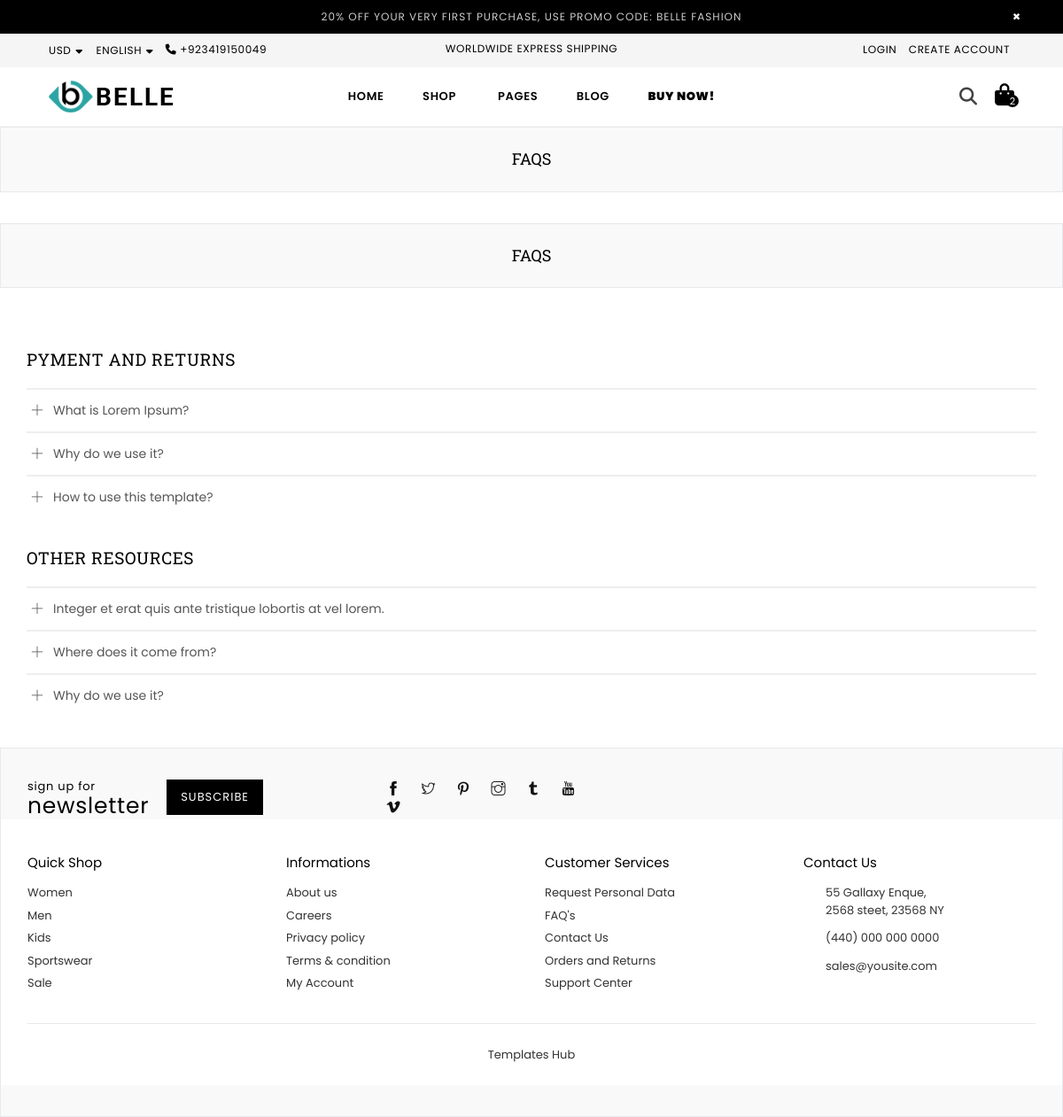
Page /faq on the earlier database version.
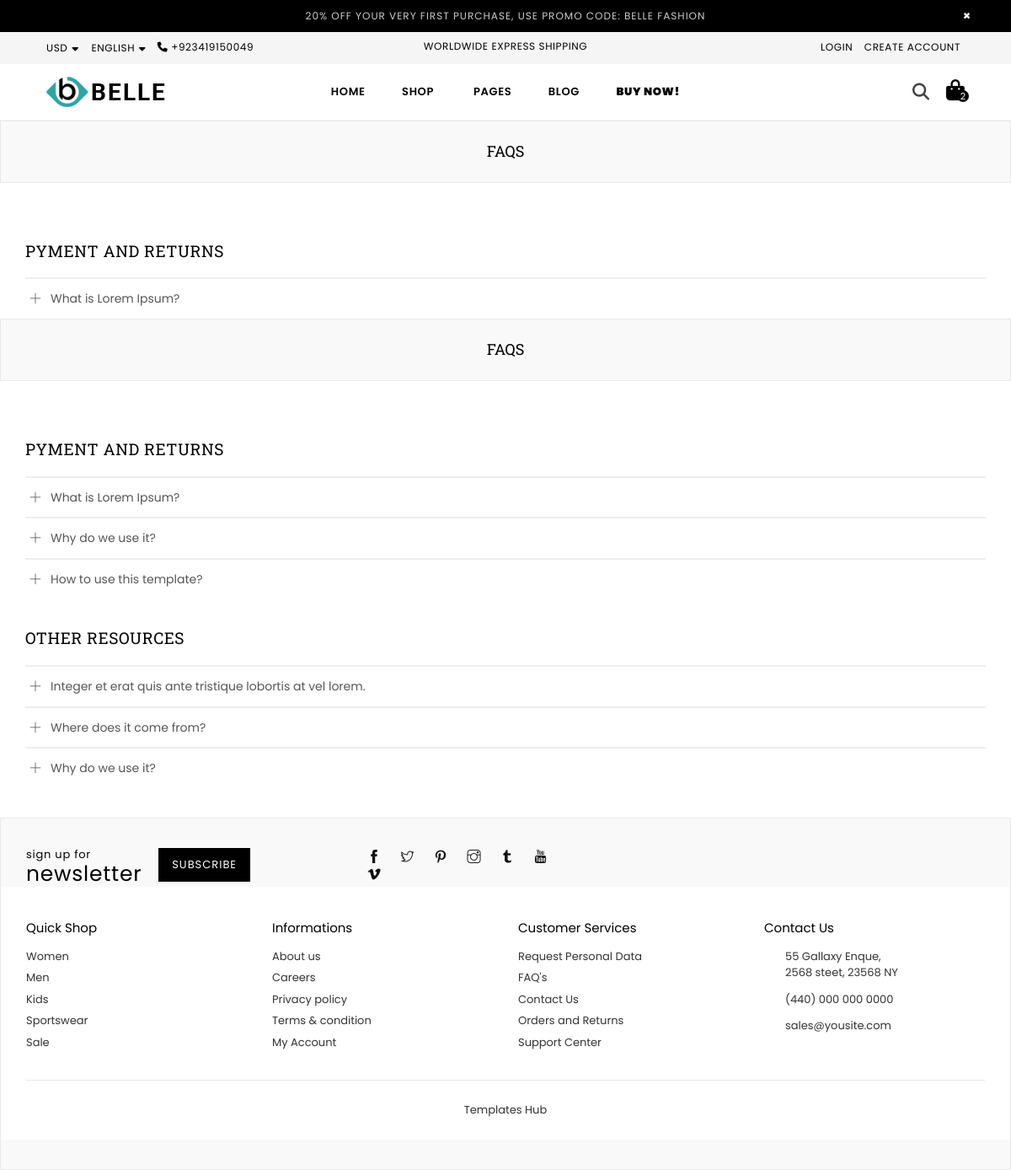
Same page on the later database version.
### app/models.py (models this page shows)
class FAQs(models.Model):
    title=models.CharField(max_length=100)
    question=models.CharField(max_length=50)
    answer=models.TextField()
    class Meta:
        verbose_name = "FAQ"  # Correct singular form
        verbose_name_plural = "fAQs"  # Correct plural form

### app/views.py (the view)
# urls.py: path("faq",views.FAQ,name="faq"),
def FAQ(request):
    faq=FAQs.objects.all()
    context={"faq":faq}
    return render(request, 'app/Faqs.html', context)

### app/templates/app/Faqs.html (shortened to what this page needs)
{% extends "base.html" %} {% load static %} {% block title %} BELLE | SHOP {% endblock title %} {% block content %}
<div id="page-content">
    <div class="page section-header text-center">
        <div class="page-title">
            <div class="wrapper"><h1 class="page-width">FAQs</h1></div>
          </div>
    </div>
    <div class="container">
        {% for i  in faq %}
        <div class="row">
            <div class="col-12 col-sm-12 col-md-12 col-lg-12 main-col">
                <div id="accordionExample">
                    <h2 class="title h2">{{i.title}}</h2>
                    <div class="faq-body">
                        <h4 class="panel-title" data-toggle="collapse" data-target="#collapseOne" aria-expanded="false" aria-controls="collapseOne">{{i.question}}</h4>
                    </div>
                </div>
               </div>
        </div>
        {% endfor %}
    </div>
</div>
{% endblock content %}

Differences in the rows shown:
added FAQs: title "PYMENT AND RETURNS", question "What is Lorem Ipsum?"
